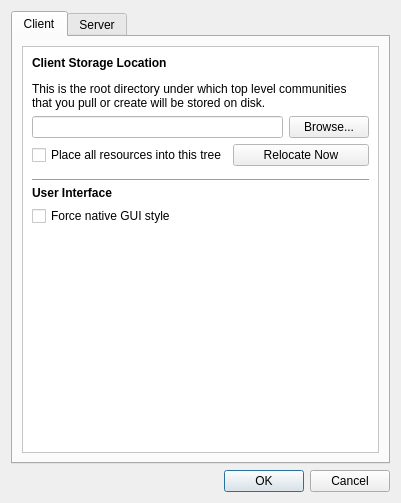
<?xml version="1.0" encoding="UTF-8"?>
<ui version="4.0">
 <class>PreferencesDialog</class>
 <widget class="QDialog" name="PreferencesDialog">
  <property name="geometry">
   <rect>
    <x>0</x>
    <y>0</y>
    <width>401</width>
    <height>503</height>
   </rect>
  </property>
  <property name="sizePolicy">
   <sizepolicy hsizetype="Fixed" vsizetype="Fixed">
    <horstretch>0</horstretch>
    <verstretch>0</verstretch>
   </sizepolicy>
  </property>
  <property name="windowTitle">
   <string>Preferences</string>
  </property>
  <property name="windowIcon">
   <iconset resource="../MIDASDesktopIcons.qrc">
    <normaloff>:/icons/MIDAS_Desktop_Icon.png</normaloff>:/icons/MIDAS_Desktop_Icon.png</iconset>
  </property>
  <property name="modal">
   <bool>true</bool>
  </property>
  <layout class="QVBoxLayout" name="verticalLayout">
   <item>
    <widget class="QTabWidget" name="tabWidget">
     <property name="currentIndex">
      <number>0</number>
     </property>
     <widget class="QWidget" name="clientTab">
      <attribute name="title">
       <string>Client</string>
      </attribute>
      <layout class="QVBoxLayout" name="verticalLayout_4">
       <item>
        <widget class="QScrollArea" name="scrollArea_2">
         <property name="palette">
          <palette>
           <active>
            <colorrole role="Base">
             <brush brushstyle="SolidPattern">
              <color alpha="255">
               <red>255</red>
               <green>255</green>
               <blue>255</blue>
              </color>
             </brush>
            </colorrole>
            <colorrole role="Window">
             <brush brushstyle="SolidPattern">
              <color alpha="255">
               <red>255</red>
               <green>255</green>
               <blue>255</blue>
              </color>
             </brush>
            </colorrole>
           </active>
           <inactive>
            <colorrole role="Base">
             <brush brushstyle="SolidPattern">
              <color alpha="255">
               <red>255</red>
               <green>255</green>
               <blue>255</blue>
              </color>
             </brush>
            </colorrole>
            <colorrole role="Window">
             <brush brushstyle="SolidPattern">
              <color alpha="255">
               <red>255</red>
               <green>255</green>
               <blue>255</blue>
              </color>
             </brush>
            </colorrole>
           </inactive>
           <disabled>
            <colorrole role="Base">
             <brush brushstyle="SolidPattern">
              <color alpha="255">
               <red>255</red>
               <green>255</green>
               <blue>255</blue>
              </color>
             </brush>
            </colorrole>
            <colorrole role="Window">
             <brush brushstyle="SolidPattern">
              <color alpha="255">
               <red>255</red>
               <green>255</green>
               <blue>255</blue>
              </color>
             </brush>
            </colorrole>
           </disabled>
          </palette>
         </property>
         <property name="widgetResizable">
          <bool>true</bool>
         </property>
         <widget class="QWidget" name="scrollAreaWidgetContents_2">
          <property name="geometry">
           <rect>
            <x>0</x>
            <y>0</y>
            <width>357</width>
            <height>410</height>
           </rect>
          </property>
          <layout class="QVBoxLayout" name="verticalLayout_6">
           <item>
            <widget class="QLabel" name="workingDirLabel">
             <property name="text">
              <string>&lt;b&gt;Client Storage Location&lt;/b&gt;&lt;p&gt;This is the root directory under which top level communities that you pull or create will be stored on disk.&lt;/p&gt;</string>
             </property>
             <property name="wordWrap">
              <bool>true</bool>
             </property>
            </widget>
           </item>
           <item>
            <layout class="QHBoxLayout" name="horizontalLayout_2">
             <item>
              <widget class="QLineEdit" name="workingDirEdit"/>
             </item>
             <item>
              <widget class="QPushButton" name="workingDirBrowseButton">
               <property name="toolTip">
                <string>Browse...</string>
               </property>
               <property name="text">
                <string>Browse...</string>
               </property>
              </widget>
             </item>
            </layout>
           </item>
           <item>
            <layout class="QHBoxLayout" name="horizontalLayout_4">
             <item>
              <widget class="QCheckBox" name="copyResourcesCheckBox">
               <property name="text">
                <string>Place all resources into this tree</string>
               </property>
              </widget>
             </item>
             <item>
              <widget class="QPushButton" name="copyNowButton">
               <property name="toolTip">
                <string>Move or copy all local data to the new location on disk specified above</string>
               </property>
               <property name="text">
                <string>Relocate Now</string>
               </property>
              </widget>
             </item>
            </layout>
           </item>
           <item>
            <widget class="QLabel" name="uiLabel">
             <property name="text">
              <string>&lt;hr&gt;&lt;b&gt;User Interface&lt;/b&gt;</string>
             </property>
            </widget>
           </item>
           <item>
            <widget class="QCheckBox" name="guiStyleCheckBox">
             <property name="text">
              <string>Force native GUI style</string>
             </property>
            </widget>
           </item>
           <item>
            <spacer name="verticalSpacer_3">
             <property name="orientation">
              <enum>Qt::Vertical</enum>
             </property>
             <property name="sizeHint" stdset="0">
              <size>
               <width>20</width>
               <height>40</height>
              </size>
             </property>
            </spacer>
           </item>
          </layout>
         </widget>
        </widget>
       </item>
      </layout>
     </widget>
     <widget class="QWidget" name="autoRefreshTab">
      <attribute name="title">
       <string>Server</string>
      </attribute>
      <layout class="QVBoxLayout" name="verticalLayout_2">
       <item>
        <widget class="QScrollArea" name="scrollArea">
         <property name="palette">
          <palette>
           <active>
            <colorrole role="Base">
             <brush brushstyle="SolidPattern">
              <color alpha="255">
               <red>255</red>
               <green>255</green>
               <blue>255</blue>
              </color>
             </brush>
            </colorrole>
            <colorrole role="Window">
             <brush brushstyle="SolidPattern">
              <color alpha="255">
               <red>255</red>
               <green>255</green>
               <blue>255</blue>
              </color>
             </brush>
            </colorrole>
           </active>
           <inactive>
            <colorrole role="Base">
             <brush brushstyle="SolidPattern">
              <color alpha="255">
               <red>255</red>
               <green>255</green>
               <blue>255</blue>
              </color>
             </brush>
            </colorrole>
            <colorrole role="Window">
             <brush brushstyle="SolidPattern">
              <color alpha="255">
               <red>255</red>
               <green>255</green>
               <blue>255</blue>
              </color>
             </brush>
            </colorrole>
           </inactive>
           <disabled>
            <colorrole role="Base">
             <brush brushstyle="SolidPattern">
              <color alpha="255">
               <red>255</red>
               <green>255</green>
               <blue>255</blue>
              </color>
             </brush>
            </colorrole>
            <colorrole role="Window">
             <brush brushstyle="SolidPattern">
              <color alpha="255">
               <red>255</red>
               <green>255</green>
               <blue>255</blue>
              </color>
             </brush>
            </colorrole>
           </disabled>
          </palette>
         </property>
         <property name="widgetResizable">
          <bool>true</bool>
         </property>
         <widget class="QWidget" name="scrollAreaWidgetContents">
          <property name="geometry">
           <rect>
            <x>0</x>
            <y>0</y>
            <width>335</width>
            <height>402</height>
           </rect>
          </property>
          <layout class="QVBoxLayout" name="verticalLayout_5">
           <item>
            <widget class="QLabel" name="label">
             <property name="text">
              <string>&lt;!DOCTYPE HTML PUBLIC &quot;-//W3C//DTD HTML 4.0//EN&quot; &quot;http://www.w3.org/TR/REC-html40/strict.dtd&quot;&gt;
&lt;html&gt;&lt;head&gt;&lt;meta name=&quot;qrichtext&quot; content=&quot;1&quot; /&gt;&lt;style type=&quot;text/css&quot;&gt;
p, li { white-space: pre-wrap; }
&lt;/style&gt;&lt;/head&gt;&lt;body style=&quot; font-family:'MS Shell Dlg 2'; font-size:8.25pt; font-weight:400; font-style:normal;&quot;&gt;
&lt;p style=&quot; margin-top:0px; margin-bottom:0px; margin-left:0px; margin-right:0px; -qt-block-indent:0; text-indent:0px;&quot;&gt;&lt;span style=&quot; font-size:8pt; font-weight:600;&quot;&gt;Auto-Refresh&lt;/span&gt;&lt;/p&gt;
&lt;p style=&quot;-qt-paragraph-type:empty; margin-top:0px; margin-bottom:0px; margin-left:0px; margin-right:0px; -qt-block-indent:0; text-indent:0px; font-size:8pt;&quot;&gt;&lt;/p&gt;
&lt;p style=&quot; margin-top:0px; margin-bottom:0px; margin-left:0px; margin-right:0px; -qt-block-indent:0; text-indent:0px;&quot;&gt;&lt;span style=&quot; font-size:8pt;&quot;&gt;Choose when and how often you want MIDASDesktop to automatically check the MIDAS server for updates.&lt;/span&gt;&lt;/p&gt;&lt;/body&gt;&lt;/html&gt;</string>
             </property>
             <property name="wordWrap">
              <bool>true</bool>
             </property>
            </widget>
           </item>
           <item>
            <layout class="QHBoxLayout" name="horizontalLayout_3">
             <item>
              <widget class="QComboBox" name="settingComboBox">
               <item>
                <property name="text">
                 <string>Auto-Refresh When Minimized To Tray</string>
                </property>
               </item>
               <item>
                <property name="text">
                 <string>Always Auto-Refresh</string>
                </property>
               </item>
               <item>
                <property name="text">
                 <string>Never Auto-Refresh</string>
                </property>
               </item>
              </widget>
             </item>
             <item>
              <spacer name="horizontalSpacer">
               <property name="orientation">
                <enum>Qt::Horizontal</enum>
               </property>
               <property name="sizeHint" stdset="0">
                <size>
                 <width>40</width>
                 <height>20</height>
                </size>
               </property>
              </spacer>
             </item>
            </layout>
           </item>
           <item>
            <layout class="QHBoxLayout" name="horizontalLayout">
             <item>
              <widget class="QLabel" name="refreshLabel1">
               <property name="enabled">
                <bool>false</bool>
               </property>
               <property name="sizePolicy">
                <sizepolicy hsizetype="Fixed" vsizetype="Preferred">
                 <horstretch>0</horstretch>
                 <verstretch>0</verstretch>
                </sizepolicy>
               </property>
               <property name="text">
                <string>Refresh Every</string>
               </property>
               <property name="scaledContents">
                <bool>false</bool>
               </property>
               <property name="alignment">
                <set>Qt::AlignLeading|Qt::AlignLeft|Qt::AlignVCenter</set>
               </property>
              </widget>
             </item>
             <item>
              <widget class="QSpinBox" name="timeSpinBox">
               <property name="enabled">
                <bool>false</bool>
               </property>
               <property name="minimum">
                <number>1</number>
               </property>
               <property name="maximum">
                <number>120</number>
               </property>
               <property name="value">
                <number>5</number>
               </property>
              </widget>
             </item>
             <item>
              <widget class="QLabel" name="refreshLabel2">
               <property name="enabled">
                <bool>false</bool>
               </property>
               <property name="text">
                <string>Minutes</string>
               </property>
              </widget>
             </item>
            </layout>
           </item>
           <item>
            <spacer name="verticalSpacer">
             <property name="orientation">
              <enum>Qt::Vertical</enum>
             </property>
             <property name="sizeHint" stdset="0">
              <size>
               <width>20</width>
               <height>40</height>
              </size>
             </property>
            </spacer>
           </item>
          </layout>
         </widget>
        </widget>
       </item>
      </layout>
     </widget>
    </widget>
   </item>
   <item>
    <widget class="QDialogButtonBox" name="buttonBox">
     <property name="standardButtons">
      <set>QDialogButtonBox::Cancel|QDialogButtonBox::Ok</set>
     </property>
    </widget>
   </item>
  </layout>
 </widget>
 <resources>
  <include location="../MIDASDesktopIcons.qrc"/>
  <include location="../MIDASDesktopIcons.qrc"/>
 </resources>
 <connections>
  <connection>
   <sender>buttonBox</sender>
   <signal>accepted()</signal>
   <receiver>PreferencesDialog</receiver>
   <slot>accept()</slot>
   <hints>
    <hint type="sourcelabel">
     <x>117</x>
     <y>159</y>
    </hint>
    <hint type="destinationlabel">
     <x>40</x>
     <y>-21</y>
    </hint>
   </hints>
  </connection>
  <connection>
   <sender>buttonBox</sender>
   <signal>rejected()</signal>
   <receiver>PreferencesDialog</receiver>
   <slot>reject()</slot>
   <hints>
    <hint type="sourcelabel">
     <x>186</x>
     <y>160</y>
    </hint>
    <hint type="destinationlabel">
     <x>168</x>
     <y>-20</y>
    </hint>
   </hints>
  </connection>
 </connections>
</ui>
